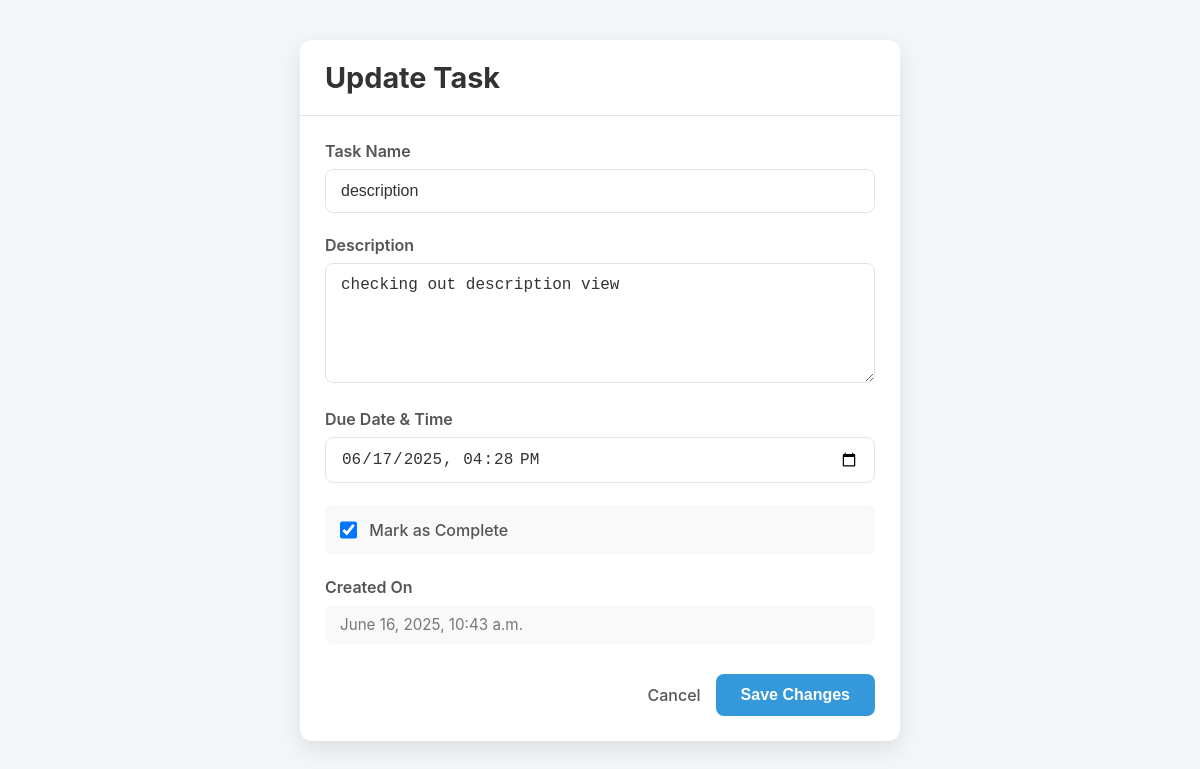
The app's page /crud_opp/update/4/ with its own data.
### crud_opp/models.py (models this page shows, shortened)
class Task(models.Model):
    name = models.CharField(max_length=50)
    description = models.TextField()
    created_date = models.DateTimeField(default = timezone.now)
    complete_status = models.BooleanField(default= False)
    due_date = models.DateTimeField()

### crud_opp/views.py (the view)
# urls.py: path('update/<int:pk>/', views.update, name='update'),
def update(request, pk):
    task = get_object_or_404(Task, pk = pk)
    form = TaskForm(request.POST or None, instance= task)
    if form.is_valid():
        form.save()
        return redirect('read')
    return render(request, 'update.html', {'form':form})

### crud_opp/froms.py
class TaskForm(forms.ModelForm):
    class Meta:
        model = Task
        fields = ['name', 'description', 'complete_status', 'due_date']
        widgets = {
            'created_date': forms.DateTimeInput(attrs={
               'type': 'datetime-local'
            }),
            'due_date': forms.DateTimeInput(attrs={
                'type': 'datetime-local'
            }),
        }

### crud_opp/templates/update.html (shortened to what this page needs)
<!DOCTYPE html>
<html lang="en">
<head>
</head>
<body>
    <div class="form-container">
        <header class="form-header">
            <h1>Update Task</h1>
        </header>
        <form method="post">
            <div class="form-group">
                <label for="id_name" class="form-label">Task Name</label>
                <input type="text" name="name" id="id_name" class="form-control" value="{{ form.name.value|default:'' }}" required maxlength="50">
            </div>
            <div class="form-group">
                <label for="id_description" class="form-label">Description</label>
                <textarea name="description" id="id_description" class="form-control">{{ form.description.value|default:'' }}</textarea>
            </div>
            <div class="form-group">
                <label for="id_due_date" class="form-label">Due Date & Time</label>
                <input type="datetime-local" name="due_date" id="id_due_date"
                    class="form-control"
                    value="{% if form.instance.due_date %}{{ form.instance.due_date|date:'Y-m-d\\TH:i' }}{% endif %}" required>
            </div>
            <div class="form-group checkbox-group">
                <input type="checkbox" name="complete_status" id="id_complete_status" {% if form.instance.complete_status %}checked{% endif %}>
                <label for="id_complete_status" class="form-label">Mark as Complete</label>
            </div>
            <div class="info-group">
                <label class="form-label">Created On</label>
                <div class="info-text">{{ form.instance.created_date|date:"F j, Y, P" }}</div>
            </div>
            <div class="button-group">
                <a href="{% url 'read' %}" class="link-secondary">Cancel</a>
                <button type="submit" class="btn btn-primary">Save Changes</button>
            </div>
        </form>
    </div>
</body>
</html>

### crud_opp/templates/update.html (style rules this page uses)
:root { --primary-color: #3498db; --primary-color-dark: #2980b9; --background-color: #f4f7f9; --card-background: #ffffff; --text-color: #333; --text-secondary: #555; --border-color: #dfe3e8; --shadow-color: rgba(0, 0, 0, 0.1); --focus-glow-color: rgba(52, 152, 219, 0.25); }
*, *::before, *::after { box-sizing: border-box; margin: 0; padding: 0; }
body { font-family: -apple-system, BlinkMacSystemFont, "Segoe UI", Roboto, Helvetica, Arial, sans-serif; background-color: var(--background-color); color: var(--text-color); display: flex; justify-content: center; align-items: flex-start; min-height: 100vh; padding: 40px 20px; }
.form-container { background-color: var(--card-background); border-radius: 12px; box-shadow: 0 8px 25px var(--shadow-color); max-width: 600px; width: 100%; overflow: hidden; }
.form-header { padding: 20px 25px; border-bottom: 1px solid var(--border-color); }
.form-header h1 { font-size: 1.8rem; color: var(--text-color); margin: 0; }
form { padding: 25px; }
.form-group, .info-group { margin-bottom: 22px; }
.form-label { display: block; font-weight: 600; color: var(--text-secondary); margin-bottom: 8px; }
.form-control { width: 100%; padding: 12px 15px; border: 1px solid var(--border-color); border-radius: 8px; font-size: 1rem; color: var(--text-color); transition: border-color 0.2s, box-shadow 0.2s; }
textarea.form-control { resize: vertical; min-height: 120px; }
.checkbox-group { display: flex; align-items: center; gap: 12px; background-color: #f9f9f9; padding: 15px; border-radius: 8px; }
.checkbox-group input[type="checkbox"] { width: 1.3em; height: 1.3em; cursor: pointer; }
.checkbox-group .form-label { margin: 0; font-weight: 500; }
.info-group .info-text { font-size: 0.95rem; color: #777; background-color: #f9f9f9; padding: 10px 15px; border-radius: 8px; }
.button-group { display: flex; justify-content: flex-end; align-items: center; gap: 15px; margin-top: 30px; }
.btn { border: none; border-radius: 8px; padding: 12px 25px; font-size: 1rem; font-weight: 600; cursor: pointer; text-decoration: none; transition: all 0.2s ease-in-out; }
.btn-primary { background-color: var(--primary-color); color: white; }
.link-secondary { color: var(--text-secondary); text-decoration: none; font-weight: 500; }

### records on screen
Task: name "description", description "checking out description view", due_date "06/17/2025 16:28", complete_status "☑", instance.created_date "June 16, 2025, 10:43 a.m."
